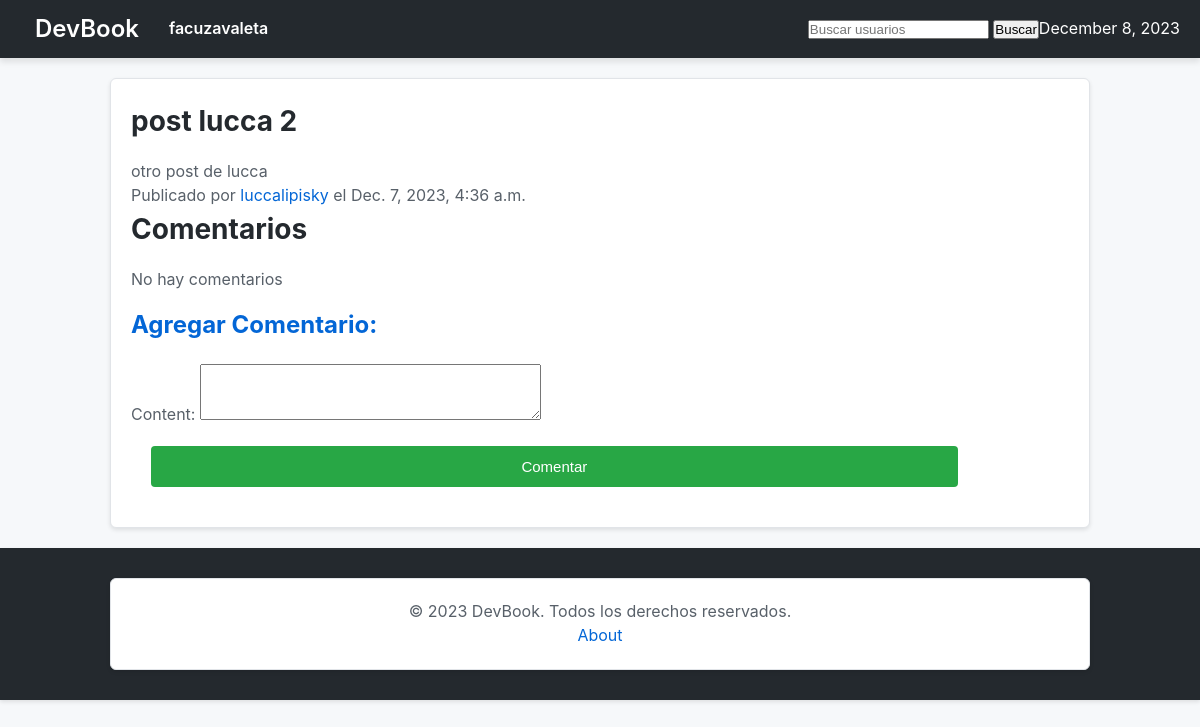
Page /luccalipisky/posts/4/ (signed in) on the committed database.
### users/models.py (models this page shows, shortened)
class CustomUser(AbstractUser):
    email = models.EmailField(unique=True)
    bio = models.TextField(max_length=500, blank=True)
    image = models.ImageField(upload_to='profile_images/', null=True, blank=True)
    followers = models.ManyToManyField('self', symmetrical=False, related_name='following', blank=True)

### posts/models.py (models this page shows, shortened)
class Post(models.Model):
    title = models.CharField(max_length=255)
    content = models.TextField()
    profile_owner = models.ForeignKey(CustomUser, related_name='profile_owner', on_delete=models.CASCADE)
    posted_by = models.ForeignKey(CustomUser, related_name='posted_by', on_delete=models.CASCADE)
    created_at = models.DateTimeField(auto_now_add=True)

### posts/views.py (the view)
# urls.py: path('<int:post_id>/', post_detail, name='post_detail'),
@login_required(login_url='login')
def post_detail(request, username, post_id):
    user_profile = get_object_or_404(CustomUser, username=username)
    post = get_object_or_404(Post, id=post_id, profile_owner=user_profile)
    comments = Comment.objects.filter(post=post).order_by('created_at')
    if request.method == 'POST':
        comment_form = CommentForm(request.POST)
        if comment_form.is_valid():
            new_comment = comment_form.save(commit=False)
            new_comment.post = post
            new_comment.user = request.user
            new_comment.save()
            return redirect('post_detail', username=username, post_id=post_id)
    else:
        comment_form = CommentForm()
    return render(request, 'posts/post_detail.html', {'post': post, 'comments': comments, 'comment_form': comment_form})

### posts/forms.py
class CommentForm(forms.ModelForm):
    class Meta:
        model = Comment
        fields = ['content']

### devbook/context_processors.py (called while the page is built)
def current_datetime(request):
    return {'current_datetime': datetime.now()}

### posts/templates/posts/post_detail.html (shortened to what this page needs)
{% extends 'base.html' %}
{% block page_content %}
<article class="post-detail">
    <h2>{{ post.title }}</h2>
    <p>{{ post.content }}</p>
    <p class="post-meta">
        Publicado por <a href="{% url 'home' username=post.posted_by.username %}">{{ post.posted_by.username }}</a> el {{ post.created_at }}
    </p>
</article>
<section id="comments-section">
    <h2>Comentarios</h2>
    {% if comments %}
        <ul class="comment-list">
            {% for comment in comments %}
                <li class="comment">
                    <p>{{ comment.content }} - <a href="{% url 'home' username=comment.user.username %}">{{ comment.user.username }}</a></p>
                    <p class="comment-meta">{{ comment.created_at }}</p>
                    {% if comment.user == request.user or post.profile_owner == request.user %}
                        <form method="post" action="{% url 'delete_comment' username=post.profile_owner.username post_id=post.id comment_id=comment.id %}" class="delete-comment-form">
                            {% csrf_token %}
                            <button type="submit" class="delete-comment-btn">Eliminar Comentario</button>
                        </form>
                    {% endif %}
                </li>
            {% endfor %}
        </ul>
    {% else %}
        <p>No hay comentarios</p>
    {% endif %}
</section>
<section id="new-comment-form">
    <h3>Agregar Comentario:</h3>
    <form method="post" action="{% url 'post_detail' username=post.profile_owner.username post_id=post.id %}" class="comment-form">
        {{ comment_form.as_p }}
        <button type="submit" class="comment-btn">Comentar</button>
    </form>
</section>
{% endblock %}

### devbook/templates/base.html (shortened to what this page needs)
<!DOCTYPE html>
<html lang="en">
<head>
    {% load static %}
    <link rel="stylesheet" href="{% static 'css/styles.css' %}">
</head>
<body>
    <nav>
        <div>
            <h1><a href="{% url 'landing' %}">DevBook</a></h1>
            {% if user.is_authenticated %}
                <a href="{% url 'home' username=request.user.username %}">{{ request.user.username }}</a>
            {% endif %}
            <form method="get" action="{% url 'user_search' %}">
                <input type="text" name="q" placeholder="Buscar usuarios">
                <button type="submit">Buscar</button>
            </form>
            <p>{{ current_datetime|date:"F j, Y" }}</p>
        </div>
    </nav>
    <div class="container">
        {% block page_content %}
        {% endblock %}
    </div>
    <footer>
        <div class="container">
            <p>&copy; 2023 DevBook. Todos los derechos reservados.</p>
            <a href="{% url 'about' %}">About</a>
        </div>
    </footer>
</body>
</html>

### static/css/styles.css (style rules this page uses)
body, h1, h2, h3, p, a, button, form, input { margin: 0; padding: 0; box-sizing: border-box; text-decoration: none; }
body { font-family: -apple-system, BlinkMacSystemFont, 'Segoe UI', Roboto, 'Helvetica Neue', Arial, sans-serif; background-color: #f6f8fa; color: #24292e; line-height: 1.6; }
nav { background-color: #24292e; color: #ffffff; padding: 10px 20px; box-shadow: 0 4px 6px rgba(0, 0, 0, 0.1); }
nav div { display: flex; justify-content: space-between; align-items: center; }
nav div a { color: #ffffff; text-decoration: none; margin: 0 15px; font-weight: 600; }
nav div form { margin-left: auto; }
.container { max-width: 980px; margin: 20px auto; background-color: #ffffff; padding: 20px; border: 1px solid #e1e4e8; border-radius: 6px; box-shadow: 0 2px 4px rgba(0, 0, 0, 0.1); }
.container h2 { font-size: 28px; margin-bottom: 15px; color: #24292e; }
.container h3 { font-size: 24px; color: #0366d6; margin-top: 15px; margin-bottom: 10px; }
.container p { color: #586069; line-height: 1.5; }
.container a { color: #0366d6; text-decoration: none; }
.container button { background-color: #28a745; color: #ffffff; padding: 10px 15px; border: none; border-radius: 4px; cursor: pointer; font-size: 15px; transition: background-color 0.3s ease; }
.container form { margin-top: 20px; }
.container button[type="submit"] { transition: background-color 0.3s ease; }
#new-comment-form .comment-form textarea { height: 50px; }
#new-comment-form .comment-btn { background-color: #28a745; color: #ffffff; padding: 12px 18px; transition: background-color 0.3s ease; }
.comment-btn, .code-btn, .enter-btn { background-color: #4caf50; color: white; padding: 10px 15px; border: none; border-radius: 5px; cursor: pointer; text-decoration: none; display: inline-block; }
.comment-btn { width: calc(100% - 14%); background-color: #4caf50; color: white; padding: 15px; border: none; border-radius: 0; cursor: pointer; text-align: center; text-decoration: none; display: block; margin: 20px; transition: background-color 0.3s ease; }
footer { background-color: #24292e; color: #ffffff; padding: 10px 20px; text-align: center; bottom: 0; width: 100%; box-shadow: 0 2px 4px rgba(0, 0, 0, 0.1); box-sizing: border-box; }
footer p { margin: 0; }
.container { margin-bottom: 20px; box-sizing: border-box; }

### rows in the picture
CustomUser: user.username "facuzavaleta", last_login "December 8, 2023"
Post: title "post lucca 2", content "otro post de lucca", posted_by.username "luccalipisky", created_at "Dec. 7, 2023, 4:36 a.m."
